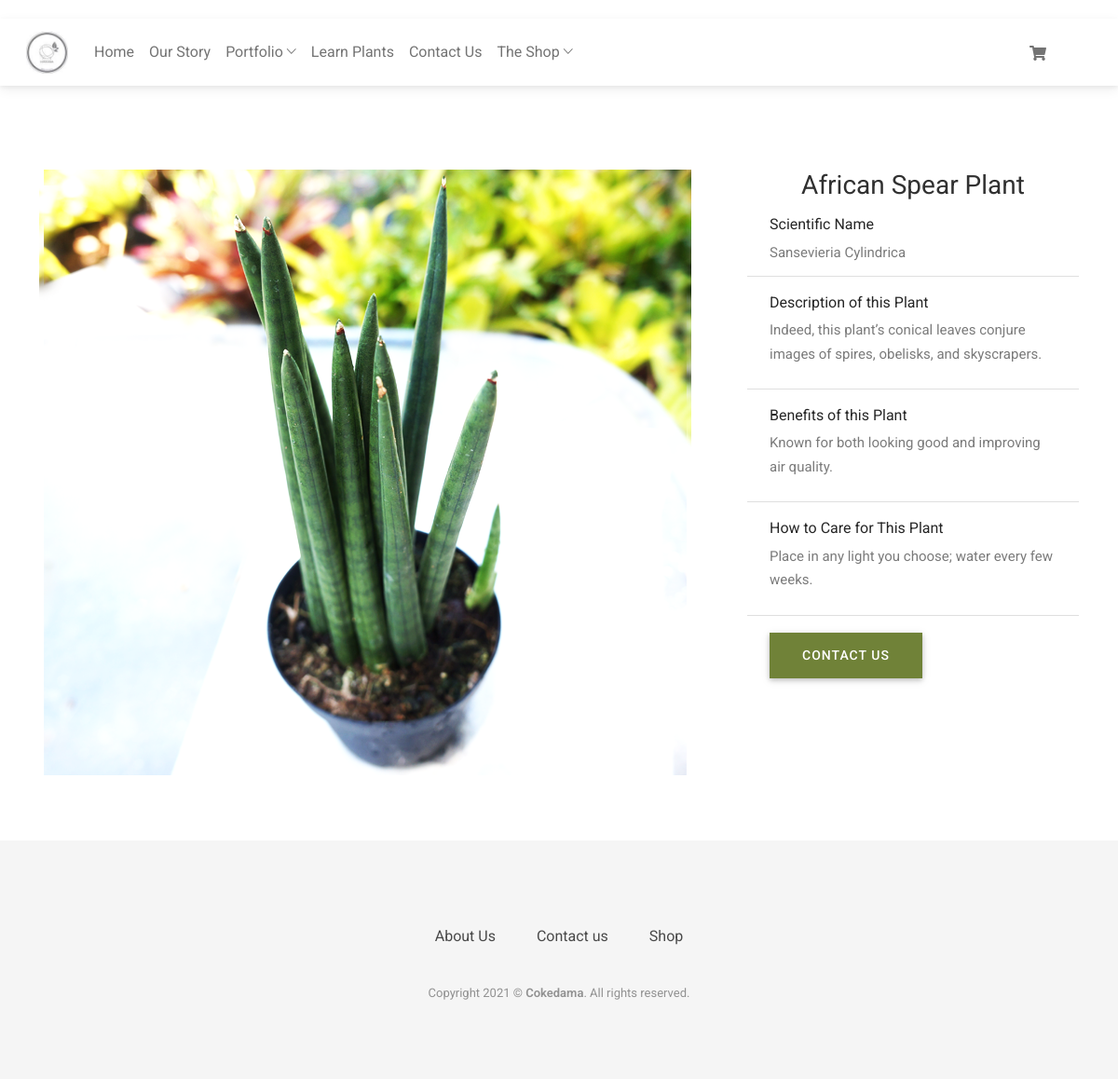
Page /tree-single/16/african-spear-plant/ on the committed database.
### website/models.py (models this page shows, shortened)
class Tree(models.Model):
    name = models.CharField(max_length=200, db_index=True)
    scientific_name = models.CharField(max_length=200, blank=True, default='')
    benefits = RichTextField(blank=True)
    slug = models.SlugField(max_length=200, db_index=True)
    list_image = StdImageField(upload_to='trees/%Y/%m/%d', blank=True, variations={
        'medium': {"width": 200, "height": 200, "crop": True}
    })
    image1 = models.ImageField(upload_to='trees/%Y/%m/%d',
                               blank=True)
    image2 = models.ImageField(upload_to='trees/%Y/%m/%d',
                               blank=True)
    image3 = models.ImageField(upload_to='trees/%Y/%m/%d',
                               blank=True)
    image4 = models.ImageField(upload_to='trees/%Y/%m/%d',
                               blank=True)
    description = RichTextField(blank=True)
    care = RichTextField(blank=True)
    class Meta:
        ordering = ('name',)
        index_together = (('id', 'slug'),)

### website/views.py (the view)
# urls.py: path('tree-single/<int:id>/<slug:slug>/', views.tree_single, name="tree_single"),
def tree_single(request, id, slug):
    tree = get_object_or_404(Tree, slug=slug, id=id)
    return render(request, 'tree-single.html', {'tree': tree})

### cart/cart.py (called while the page is built)
    def __len__(self):
        return sum(item['quantity'] for item in self.cart.values())

### cart/context_processors.py (called while the page is built)
def cart(request):
    return {'cart': Cart(request)}

### website/templates/tree-single.html (shortened to what this page needs)
{% extends "main_base.html" %}
{% load static %}
{% block content %}
    <section class="portfolio-single-page section-sm">
        <div class="container">
            <div class="row ">
                <div class="col-xl-8 col-lg-7">
                    <div class="portfolio-single-slider ">
                        <div><img class="img-fluid" src="
                                {% if tree.image2 %}{{ tree.image2.url }}{% else %}{% static 'website/images/logo.png' %}{% endif %}">
                        </div>
                    </div>
                </div>
                <div class="col-xl-4 col-lg-5 mt-5 mt-lg-0">
                    <div class="project-details">
                        <h2 class=" text-center"><strong>{{ tree.name }}</strong></h2>
                         <ul class=" list-group-flush">
                            <li class="list-group-item"><h6>Scientific Name</h6>
                                <p class="mb-1">{{ tree.scientific_name }}</p></li>
                            <li class="list-group-item"><h6>Description of this Plant</h6>
                                <p class="mb-1">{{ tree.description|safe }}</p></li>
                            <li class="list-group-item"><h6>Benefits of this Plant</h6>
                                <p class="mb-1">{{ tree.benefits|safe }}</p></li>
                            <li class="list-group-item"><h6>How to Care for This Plant</h6>
                                <p class="mb-1">{{ tree.care|safe }}</p></li>
                            <li class="list-group-item"><a class="btn btn-main text-center" href="{% url 'contact' %}">Contact
                                Us</a></li>
                        </ul>
                    </div>
                </div>
            </div>
        </div>
    </section>
{% endblock %}

### static/website/css/style.css (style rules this page uses)
body { line-height: 1.65; font-family: "Roboto", sans-serif; -webkit-font-smoothing: antialiased; }
h1, h2, h3, h4, h5, h6 { font-family: "Roboto", sans-serif; }
h1, h2, h3, h4, h5, h6 { font-weight: 400; }
h2 { font-size: 28px; }
p { color: #7B7B7B; font-size: 15px; font-family: "Roboto", sans-serif; line-height: 1.7; }
ol, ul { margin: 0; padding: 0; list-style: none; }
a, a:focus, a:hover { text-decoration: none; outline: 0; color: #708238; }
.slick-slide { outline: 0; }
.btn-main, .btn-transparent, .btn-small { background: #708238; color: #fff; display: inline-block; font-size: 14px; letter-spacing: 1px; padding: 14px 35px; text-transform: uppercase; border-radius: 0; transition: all 0.2s ease; }
.section-sm { padding: 70px 0; }
.portfolio-single-page .project-details strong { color: #313131; font-weight: normal; }
.portfolio-single-page .project-details ul li { margin-bottom: 10px; }
.portfolio-single-slider { cursor: -webkit-grab; cursor: grab; }

### rows in the picture
Tree: image2 (picture), name "African Spear Plant", scientific_name "Sansevieria Cylindrica", description "Indeed, this plant’s conical leaves conjure images of spires, obelisks, and skyscrapers.", benefits "Known for both looking good and improving air quality.", care "Place in any light you choose; water every few weeks."
